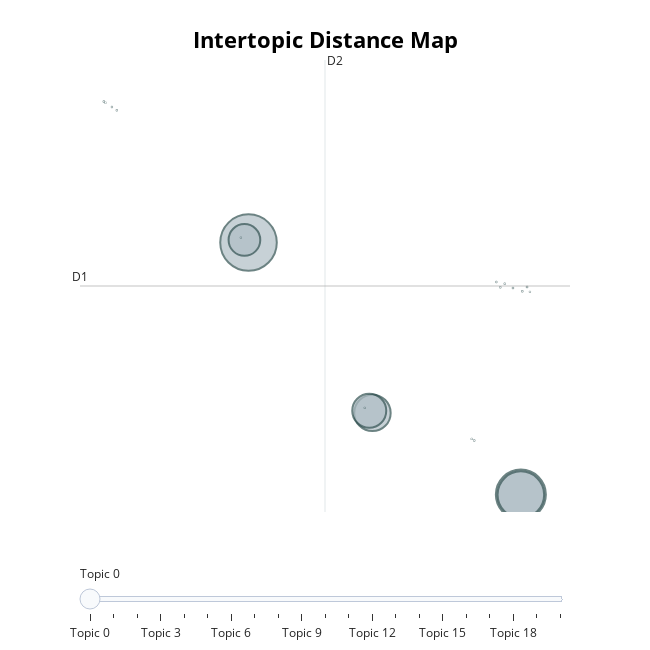

Notebook source saved alongside this figure:
### Code cell
topic_model.visualize_topics()

### Figure 1 — Plotly figure (JSON) as saved in the notebook; plotly's stock layout.template omitted (floating-point values rounded to 4 significant figures)
{"data": [{"customdata": [[0, "earnings share | earnings | net income | non gaap | operating income", 182013], [1, "business | marketing | development | industry | companies", 142286], [2, "revenue growth | revenues | net sales | revenue | sales", 123335], [3, "thank | thanks | good morning thank | welcome | morning thank", 75582], [4, "forward looking statements | forward looking | future | securities litigation | risks uncertainties", 65824], [5, "operating expenses | expenses | expense | expenditures | amp expenses", 57111], [6, "majestene controls roundworms | crop yields majestene | bionematicide majestene controls | majestene controls | control nematodes", 20], [7, "parkinson disease | prevalent parkinson disease | parkinson | parkinson disease rating | manifestations parkinson disease", 16], [8, "inherited mitochondrial disease | mitochondrial disease | liver cancer | inherited mitochondrial | 94 patients", 15], [9, "hsp90 inhibitor | inhibitors | hedgehog signaling | hedgehog pathway | cancer", 13], [10, "fadraciclib monotherapy | months fadraciclib monotherapy | amplified ovarian cancer | tumor shrinkage 29 | tumor shrinkage", 11], [11, "thyroid cancer | thyroid cancer single | thyroid nodule | cancer single testing | nodules combination tests", 10], [12, "day doses veru | oral veru 111 | veru 111 determined | diarrhea observed doses | veru 111", 10], [13, "hypoparathyroidism | cause hypoparathyroidism | ongoing year hypoparathyroidism | nataparathyroid hormone patients | parathyroid hormones unfortunately", 10], [14, "nonsense mutations cf | mps1 patients translarna | nonsense mutation cf | mutation based disorders | nonsense mutations", 9], [15, "itp platelet counts | itp platelet | platelets itp | patients chronic itp | platelet count", 9], [16, "therapy oral mucositis | mucositis induced radiation | treatment oral mucositis | oral mucositis induced | prevention oral mucositis", 9], [17, "cancer methylation | dna methylation | study genetic findings | hereditary cancer | large hereditary cancer", 8], [18, "patients nrf2 keap1 | nrf2 keap1 mutations | glutaminase activity telaglenastat | mutation accelerates tumor | keap1 mutations", 8], [19, "receptor blockers proteinuria | reduction proteinuria widely | renal disease drug | effects angiotensin | effects angiotensin receptor", 8], [20, "effective oral heparin | oral heparin | effect heparin healing | heparin | intravenous heparin subcutaneous", 7]], "hovertemplate": "<b>Topic %{customdata[0]}</b><br>%{customdata[1]}<br>Size: %{customdata[2]}", "legendgroup": "", "marker": {"color": "#B0BEC5", "line": {"color": "DarkSlateGrey", "width": 2}, "size": [182013, 142286, 123335, 75582, 65824, 57111, 20, 16, 15, 13, 11, 10, 10, 10, 9, 9, 9, 8, 8, 8, 7], "sizemode": "area", "sizeref": 113.8, "symbol": "circle"}, "mode": "markers", "name": "", "orientation": "v", "showlegend": false, "type": "scatter", "x": [-0.7743, 14.02, 14.02, 5.958, 5.785, -0.9961, 14.36, 13.59, 14.1, -8.635, 12.9, -7.928, 11.35, 11.49, 14.51, 13.15, 12.69, 5.542, -8.195, -1.189, -8.549], "xaxis": "x", "y": [11.31, -9.587, -9.592, -2.811, -2.638, 11.53, 7.63, 7.551, 7.282, 23.0, 7.601, 22.29, -4.968, -5.103, 7.226, 7.898, 8.046, -2.395, 22.56, 11.73, 22.92], "yaxis": "y"}], "layout": {"annotations": [{"showarrow": false, "text": "D1", "x": -9.93, "y": 7.712, "yshift": 10}, {"showarrow": false, "text": "D2", "x": 3.381, "xshift": 10, "y": 26.45}], "height": 650, "hoverlabel": {"bgcolor": "white", "font": {"family": "Rockwell", "size": 16}}, "legend": {"itemsizing": "constant", "tracegroupgap": 0}, "margin": {"t": 60}, "shapes": [{"line": {"color": "#CFD8DC", "width": 2}, "type": "line", "x0": 3.381, "x1": 3.381, "y0": -11.03, "y1": 26.45}, {"line": {"color": "#9E9E9E", "width": 2}, "type": "line", "x0": -9.93, "x1": 16.69, "y0": 7.712, "y1": 7.712}], "sliders": [{"active": 0, "pad": {"t": 50}, "steps": [{"args": [{"marker.color": [["red", "#B0BEC5", "#B0BEC5", "#B0BEC5", "#B0BEC5", "#B0BEC5", "#B0BEC5", "#B0BEC5", "#B0BEC5", "#B0BEC5", "#B0BEC5", "#B0BEC5", "#B0BEC5", "#B0BEC5", "#B0BEC5", "#B0BEC5", "#B0BEC5", "#B0BEC5", "#B0BEC5", "#B0BEC5", "#B0BEC5"]]}], "label": "Topic 0", "method": "update"}, {"args": [{"marker.color": [["#B0BEC5", "red", "#B0BEC5", "#B0BEC5", "#B0BEC5", "#B0BEC5", "#B0BEC5", "#B0BEC5", "#B0BEC5", "#B0BEC5", "#B0BEC5", "#B0BEC5", "#B0BEC5", "#B0BEC5", "#B0BEC5", "#B0BEC5", "#B0BEC5", "#B0BEC5", "#B0BEC5", "#B0BEC5", "#B0BEC5"]]}], "label": "Topic 1", "method": "update"}, {"args": [{"marker.color": [["#B0BEC5", "#B0BEC5", "red", "#B0BEC5", "#B0BEC5", "#B0BEC5", "#B0BEC5", "#B0BEC5", "#B0BEC5", "#B0BEC5", "#B0BEC5", "#B0BEC5", "#B0BEC5", "#B0BEC5", "#B0BEC5", "#B0BEC5", "#B0BEC5", "#B0BEC5", "#B0BEC5", "#B0BEC5", "#B0BEC5"]]}], "label": "Topic 2", "method": "update"}, {"args": [{"marker.color": [["#B0BEC5", "#B0BEC5", "#B0BEC5", "red", "#B0BEC5", "#B0BEC5", "#B0BEC5", "#B0BEC5", "#B0BEC5", "#B0BEC5", "#B0BEC5", "#B0BEC5", "#B0BEC5", "#B0BEC5", "#B0BEC5", "#B0BEC5", "#B0BEC5", "#B0BEC5", "#B0BEC5", "#B0BEC5", "#B0BEC5"]]}], "label": "Topic 3", "method": "update"}, {"args": [{"marker.color": [["#B0BEC5", "#B0BEC5", "#B0BEC5", "#B0BEC5", "red", "#B0BEC5", "#B0BEC5", "#B0BEC5", "#B0BEC5", "#B0BEC5", "#B0BEC5", "#B0BEC5", "#B0BEC5", "#B0BEC5", "#B0BEC5", "#B0BEC5", "#B0BEC5", "#B0BEC5", "#B0BEC5", "#B0BEC5", "#B0BEC5"]]}], "label": "Topic 4", "method": "update"}, {"args": [{"marker.color": [["#B0BEC5", "#B0BEC5", "#B0BEC5", "#B0BEC5", "#B0BEC5", "red", "#B0BEC5", "#B0BEC5", "#B0BEC5", "#B0BEC5", "#B0BEC5", "#B0BEC5", "#B0BEC5", "#B0BEC5", "#B0BEC5", "#B0BEC5", "#B0BEC5", "#B0BEC5", "#B0BEC5", "#B0BEC5", "#B0BEC5"]]}], "label": "Topic 5", "method": "update"}, {"args": [{"marker.color": [["#B0BEC5", "#B0BEC5", "#B0BEC5", "#B0BEC5", "#B0BEC5", "#B0BEC5", "red", "#B0BEC5", "#B0BEC5", "#B0BEC5", "#B0BEC5", "#B0BEC5", "#B0BEC5", "#B0BEC5", "#B0BEC5", "#B0BEC5", "#B0BEC5", "#B0BEC5", "#B0BEC5", "#B0BEC5", "#B0BEC5"]]}], "label": "Topic 6", "method": "update"}, {"args": [{"marker.color": [["#B0BEC5", "#B0BEC5", "#B0BEC5", "#B0BEC5", "#B0BEC5", "#B0BEC5", "#B0BEC5", "red", "#B0BEC5", "#B0BEC5", "#B0BEC5", "#B0BEC5", "#B0BEC5", "#B0BEC5", "#B0BEC5", "#B0BEC5", "#B0BEC5", "#B0BEC5", "#B0BEC5", "#B0BEC5", "#B0BEC5"]]}], "label": "Topic 7", "method": "update"}, {"args": [{"marker.color": [["#B0BEC5", "#B0BEC5", "#B0BEC5", "#B0BEC5", "#B0BEC5", "#B0BEC5", "#B0BEC5", "#B0BEC5", "red", "#B0BEC5", "#B0BEC5", "#B0BEC5", "#B0BEC5", "#B0BEC5", "#B0BEC5", "#B0BEC5", "#B0BEC5", "#B0BEC5", "#B0BEC5", "#B0BEC5", "#B0BEC5"]]}], "label": "Topic 8", "method": "update"}, {"args": [{"marker.color": [["#B0BEC5", "#B0BEC5", "#B0BEC5", "#B0BEC5", "#B0BEC5", "#B0BEC5", "#B0BEC5", "#B0BEC5", "#B0BEC5", "red", "#B0BEC5", "#B0BEC5", "#B0BEC5", "#B0BEC5", "#B0BEC5", "#B0BEC5", "#B0BEC5", "#B0BEC5", "#B0BEC5", "#B0BEC5", "#B0BEC5"]]}], "label": "Topic 9", "method": "update"}, {"args": [{"marker.color": [["#B0BEC5", "#B0BEC5", "#B0BEC5", "#B0BEC5", "#B0BEC5", "#B0BEC5", "#B0BEC5", "#B0BEC5", "#B0BEC5", "#B0BEC5", "red", "#B0BEC5", "#B0BEC5", "#B0BEC5", "#B0BEC5", "#B0BEC5", "#B0BEC5", "#B0BEC5", "#B0BEC5", "#B0BEC5", "#B0BEC5"]]}], "label": "Topic 10", "method": "update"}, {"args": [{"marker.color": [["#B0BEC5", "#B0BEC5", "#B0BEC5", "#B0BEC5", "#B0BEC5", "#B0BEC5", "#B0BEC5", "#B0BEC5", "#B0BEC5", "#B0BEC5", "#B0BEC5", "red", "#B0BEC5", "#B0BEC5", "#B0BEC5", "#B0BEC5", "#B0BEC5", "#B0BEC5", "#B0BEC5", "#B0BEC5", "#B0BEC5"]]}], "label": "Topic 11", "method": "update"}, {"args": [{"marker.color": [["#B0BEC5", "#B0BEC5", "#B0BEC5", "#B0BEC5", "#B0BEC5", "#B0BEC5", "#B0BEC5", "#B0BEC5", "#B0BEC5", "#B0BEC5", "#B0BEC5", "#B0BEC5", "red", "#B0BEC5", "#B0BEC5", "#B0BEC5", "#B0BEC5", "#B0BEC5", "#B0BEC5", "#B0BEC5", "#B0BEC5"]]}], "label": "Topic 12", "method": "update"}, {"args": [{"marker.color": [["#B0BEC5", "#B0BEC5", "#B0BEC5", "#B0BEC5", "#B0BEC5", "#B0BEC5", "#B0BEC5", "#B0BEC5", "#B0BEC5", "#B0BEC5", "#B0BEC5", "#B0BEC5", "#B0BEC5", "red", "#B0BEC5", "#B0BEC5", "#B0BEC5", "#B0BEC5", "#B0BEC5", "#B0BEC5", "#B0BEC5"]]}], "label": "Topic 13", "method": "update"}, {"args": [{"marker.color": [["#B0BEC5", "#B0BEC5", "#B0BEC5", "#B0BEC5", "#B0BEC5", "#B0BEC5", "#B0BEC5", "#B0BEC5", "#B0BEC5", "#B0BEC5", "#B0BEC5", "#B0BEC5", "#B0BEC5", "#B0BEC5", "red", "#B0BEC5", "#B0BEC5", "#B0BEC5", "#B0BEC5", "#B0BEC5", "#B0BEC5"]]}], "label": "Topic 14", "method": "update"}, {"args": [{"marker.color": [["#B0BEC5", "#B0BEC5", "#B0BEC5", "#B0BEC5", "#B0BEC5", "#B0BEC5", "#B0BEC5", "#B0BEC5", "#B0BEC5", "#B0BEC5", "#B0BEC5", "#B0BEC5", "#B0BEC5", "#B0BEC5", "#B0BEC5", "red", "#B0BEC5", "#B0BEC5", "#B0BEC5", "#B0BEC5", "#B0BEC5"]]}], "label": "Topic 15", "method": "update"}, {"args": [{"marker.color": [["#B0BEC5", "#B0BEC5", "#B0BEC5", "#B0BEC5", "#B0BEC5", "#B0BEC5", "#B0BEC5", "#B0BEC5", "#B0BEC5", "#B0BEC5", "#B0BEC5", "#B0BEC5", "#B0BEC5", "#B0BEC5", "#B0BEC5", "#B0BEC5", "red", "#B0BEC5", "#B0BEC5", "#B0BEC5", "#B0BEC5"]]}], "label": "Topic 16", "method": "update"}, {"args": [{"marker.color": [["#B0BEC5", "#B0BEC5", "#B0BEC5", "#B0BEC5", "#B0BEC5", "#B0BEC5", "#B0BEC5", "#B0BEC5", "#B0BEC5", "#B0BEC5", "#B0BEC5", "#B0BEC5", "#B0BEC5", "#B0BEC5", "#B0BEC5", "#B0BEC5", "#B0BEC5", "red", "#B0BEC5", "#B0BEC5", "#B0BEC5"]]}], "label": "Topic 17", "method": "update"}, {"args": [{"marker.color": [["#B0BEC5", "#B0BEC5", "#B0BEC5", "#B0BEC5", "#B0BEC5", "#B0BEC5", "#B0BEC5", "#B0BEC5", "#B0BEC5", "#B0BEC5", "#B0BEC5", "#B0BEC5", "#B0BEC5", "#B0BEC5", "#B0BEC5", "#B0BEC5", "#B0BEC5", "#B0BEC5", "red", "#B0BEC5", "#B0BEC5"]]}], "label": "Topic 18", "method": "update"}, {"args": [{"marker.color": [["#B0BEC5", "#B0BEC5", "#B0BEC5", "#B0BEC5", "#B0BEC5", "#B0BEC5", "#B0BEC5", "#B0BEC5", "#B0BEC5", "#B0BEC5", "#B0BEC5", "#B0BEC5", "#B0BEC5", "#B0BEC5", "#B0BEC5", "#B0BEC5", "#B0BEC5", "#B0BEC5", "#B0BEC5", "red", "#B0BEC5"]]}], "label": "Topic 19", "method": "update"}, {"args": [{"marker.color": [["#B0BEC5", "#B0BEC5", "#B0BEC5", "#B0BEC5", "#B0BEC5", "#B0BEC5", "#B0BEC5", "#B0BEC5", "#B0BEC5", "#B0BEC5", "#B0BEC5", "#B0BEC5", "#B0BEC5", "#B0BEC5", "#B0BEC5", "#B0BEC5", "#B0BEC5", "#B0BEC5", "#B0BEC5", "#B0BEC5", "red"]]}], "label": "Topic 20", "method": "update"}]}], "title": {"font": {"color": "Black", "size": 22}, "text": "<b>Intertopic Distance Map</b>", "x": 0.5, "xanchor": "center", "y": 0.95, "yanchor": "top"}, "width": 650, "xaxis": {"anchor": "y", "domain": [0, 1], "range": [-9.93, 16.69], "title": {"text": ""}, "visible": false}, "yaxis": {"anchor": "x", "domain": [0, 1], "range": [-11.03, 26.45], "title": {"text": ""}, "visible": false}}}
